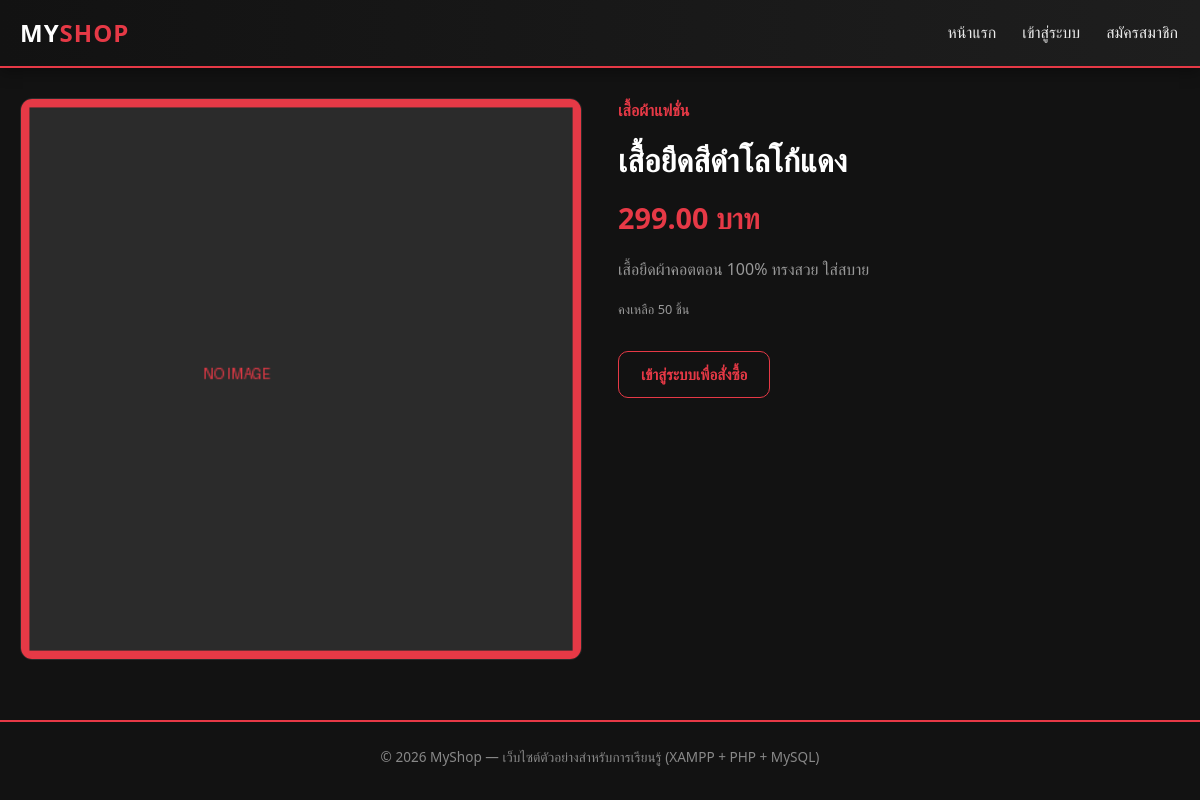
The app's page /product-detail.php?id=1 with its own data.
### tables this page shows
CREATE TABLE products (
    id INT AUTO_INCREMENT PRIMARY KEY,
    category_id INT DEFAULT NULL,
    name VARCHAR(150) NOT NULL,
    description TEXT,
    price DECIMAL(10,2) NOT NULL DEFAULT 0,
    stock INT NOT NULL DEFAULT 0,
    image VARCHAR(255) DEFAULT 'no-image.png',
    is_active TINYINT(1) NOT NULL DEFAULT 1,
    created_at TIMESTAMP DEFAULT CURRENT_TIMESTAMP,
    FOREIGN KEY (category_id) REFERENCES categories(id) ON DELETE SET NULL
);

CREATE TABLE categories (
    id INT AUTO_INCREMENT PRIMARY KEY,
    name VARCHAR(100) NOT NULL,
    slug VARCHAR(100) NOT NULL UNIQUE
);

### includes/functions.php (called while the page is built, shortened)
<?php
function clean($str) {
    return htmlspecialchars(trim($str ?? ''), ENT_QUOTES, 'UTF-8');
}
function is_logged_in() {
    return isset($_SESSION['user_id']);
}
function format_price($price) {
    return number_format((float)$price, 2) . ' บาท';
}

### product-detail.php (the view, shortened to what this page needs)
<?php
require_once __DIR__ . '/includes/functions.php';
$pdo = getDB();
$id = (int)($_GET['id'] ?? 0);
$stmt = $pdo->prepare('SELECT p.*, c.name AS category_name FROM products p LEFT JOIN categories c ON p.category_id = c.id WHERE p.id = ? AND p.is_active = 1');
$stmt->execute([$id]);
$product = $stmt->fetch();
require __DIR__ . '/includes/header.php';
?>
<div style="display:grid;grid-template-columns:1fr 1fr;gap:36px;margin:30px 0;">
    <div>
        <img src="assets/img/<?= clean($product['image']) ?>" onerror="this.src='assets/img/no-image.png'"
             style="width:100%;border-radius:12px;border:1px solid #2b2b2b;">
    </div>
    <div>
        <p style="color:#e63946;font-weight:600;"><?= clean($product['category_name'] ?? 'ไม่ระบุหมวดหมู่') ?></p>
        <h1 style="color:#fff;margin:10px 0;"><?= clean($product['name']) ?></h1>
        <p class="price" style="font-size:1.8rem;"><?= format_price($product['price']) ?></p>
        <p style="color:#999;margin:16px 0;"><?= nl2br(clean($product['description'])) ?></p>
        <p class="stock-tag"><?= $product['stock'] > 0 ? 'คงเหลือ ' . (int)$product['stock'] . ' ชิ้น' : 'สินค้าหมด' ?></p>
        <?php if (is_logged_in()): ?>
            <form class="add-to-cart-form" method="POST" action="cart-action.php" style="max-width:260px;margin-top:20px;">
                <?= csrf_field() ?>
                <input type="hidden" name="action" value="add">
                <input type="hidden" name="product_id" value="<?= (int)$product['id'] ?>">
                <div class="form-group">
                    <label>จำนวน</label>
                    <input type="number" name="quantity" value="1" min="1" max="<?= (int)$product['stock'] ?>" class="form-control">
                </div>
                <button type="submit" class="btn btn-primary btn-block" <?= $product['stock'] <= 0 ? 'disabled' : '' ?>>
                    เพิ่มลงตะกร้า
                </button>
            </form>
        <?php else: ?>
            <a href="login.php" class="btn btn-outline" style="margin-top:20px;">เข้าสู่ระบบเพื่อสั่งซื้อ</a>
        <?php endif; ?>
    </div>
</div>
<?php require __DIR__ . '/includes/footer.php'; ?>

### assets/css/style.css (style rules this page uses)
:root { --color-red: #e63946; --color-red-dark: #b0212c; --color-black: #121212; --color-dark: #1e1e1e; --color-gray: #2b2b2b; --color-gray-light: #f2f2f2; --color-text: #eaeaea; --radius: 10px; --shadow: 0 4px 14px rgba(0,0,0,.35); --transition: all .25s ease; }
* { box-sizing: border-box; margin: 0; padding: 0; }
body { font-family: 'Segoe UI', 'Sarabun', Tahoma, sans-serif; background: var(--color-black); color: var(--color-text); line-height: 1.6; }
a { text-decoration: none; color: inherit; }
img { max-width: 100%; display: block; }
.btn { display: inline-block; padding: 10px 22px; border-radius: var(--radius); border: none; cursor: pointer; font-weight: 600; font-size: .95rem; transition: var(--transition); }
.btn-outline { background: transparent; border: 1.5px solid var(--color-red); color: var(--color-red); }
.price { color: var(--color-red); font-weight: 700; font-size: 1.1rem; }
.stock-tag { font-size: .8rem; color: #999; margin: 6px 0 12px; }

### records on screen
products: image (placeholder picture), category.name "เสื้อผ้าแฟชั่น", name "เสื้อยืดสีดำโลโก้แดง", price "299.00 บาท", description "เสื้อยืดผ้าคอตตอน 100% ทรงสวย ใส่สบาย", stock "50"
